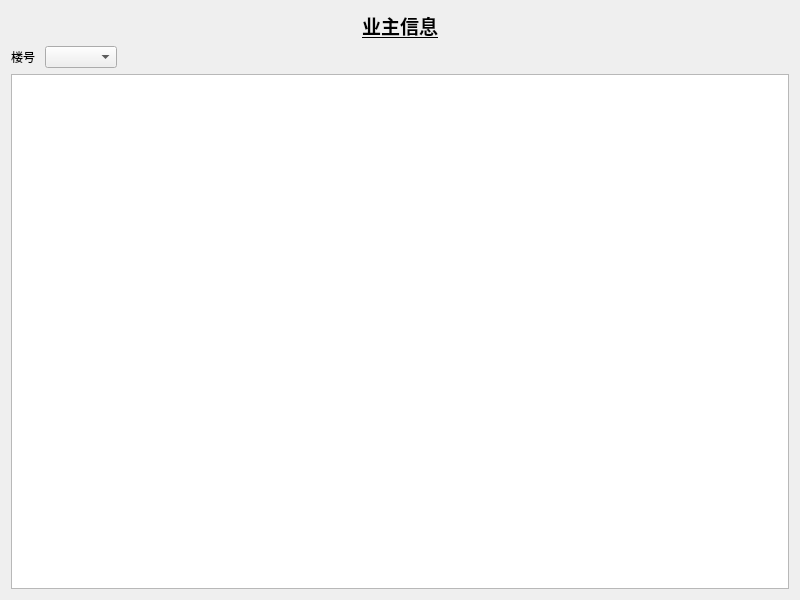
<?xml version="1.0" encoding="UTF-8"?>
<ui version="4.0">
 <class>AllProprietorWidget</class>
 <widget class="QWidget" name="AllProprietorWidget">
  <property name="geometry">
   <rect>
    <x>0</x>
    <y>0</y>
    <width>800</width>
    <height>600</height>
   </rect>
  </property>
  <property name="sizePolicy">
   <sizepolicy hsizetype="Expanding" vsizetype="Expanding">
    <horstretch>0</horstretch>
    <verstretch>0</verstretch>
   </sizepolicy>
  </property>
  <property name="minimumSize">
   <size>
    <width>800</width>
    <height>600</height>
   </size>
  </property>
  <property name="windowTitle">
   <string>Form</string>
  </property>
  <layout class="QGridLayout" name="gridLayout">
   <item row="0" column="0">
    <layout class="QVBoxLayout" name="verticalLayout">
     <item>
      <widget class="QLabel" name="label">
       <property name="font">
        <font>
         <family>Calibri</family>
         <pointsize>14</pointsize>
         <weight>75</weight>
         <bold>true</bold>
         <underline>true</underline>
        </font>
       </property>
       <property name="text">
        <string>业主信息</string>
       </property>
       <property name="alignment">
        <set>Qt::AlignCenter</set>
       </property>
      </widget>
     </item>
     <item>
      <layout class="QHBoxLayout" name="horizontalLayout">
       <property name="spacing">
        <number>10</number>
       </property>
       <item>
        <widget class="QLabel" name="label_2">
         <property name="text">
          <string>楼号</string>
         </property>
        </widget>
       </item>
       <item>
        <widget class="QComboBox" name="comboBox"/>
       </item>
       <item>
        <spacer name="horizontalSpacer">
         <property name="orientation">
          <enum>Qt::Horizontal</enum>
         </property>
         <property name="sizeHint" stdset="0">
          <size>
           <width>40</width>
           <height>20</height>
          </size>
         </property>
        </spacer>
       </item>
      </layout>
     </item>
     <item>
      <widget class="QTableView" name="tableView"/>
     </item>
    </layout>
   </item>
  </layout>
 </widget>
 <resources/>
 <connections/>
</ui>
